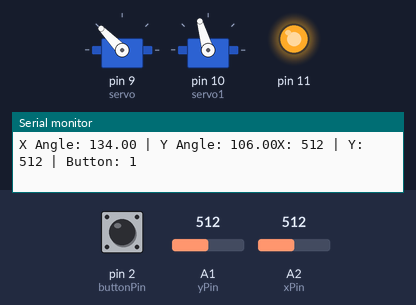
A sketch run on a simulated Arduino Mega 2560, built with avr-gcc and run on an emulated ATmega2560. On the bench: 2 × servo, output pins drawn as LEDs (lit = HIGH), the last lines printed to the serial monitor. The test bench sets the inputs (shaded band); at power-on: A1 (yPin) = 512, A2 (xPin) = 512, pin 2 (buttonPin) HIGH.

Above: at 1.2 s.
1.3 s: A1 (yPin) set to 500
At 2.5 s:
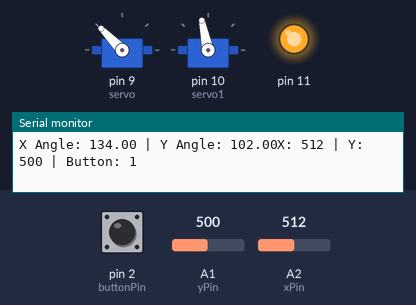
4.3 s: A1 (yPin) set to 477
At 4.7 s:
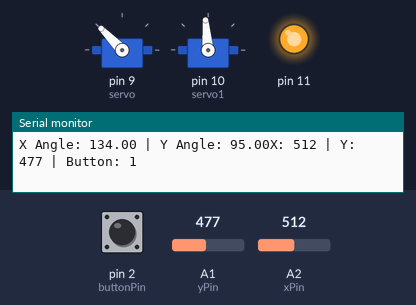
5.8 s: A2 (xPin) set to 716
At 6.7 s:
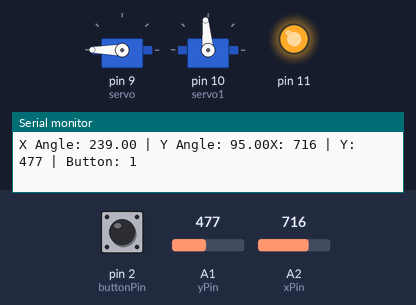
7.4 s: pin 2 (buttonPin) pulled LOW for 0.15 s
At 8.5 s:
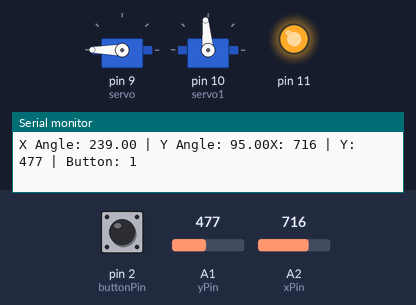
9.0 s: A2 (xPin) set to 306
At 10.2 s:
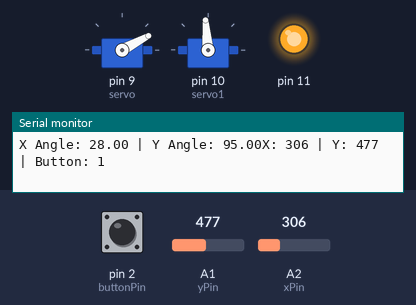
10.5 s: A1 (yPin) set to 511
At 11.6 s:
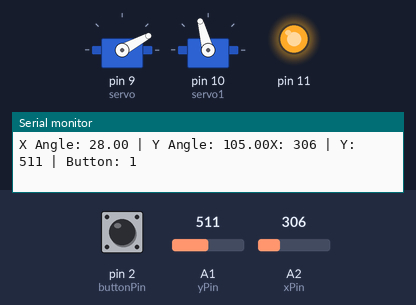
Timing chart, 0 to 13.0 s (numbered marks = the images above; inputs shaded):
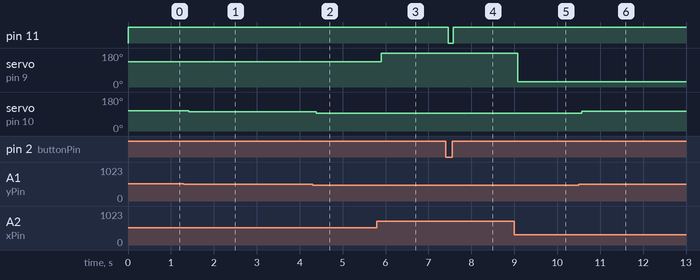

The sketch:

Mega_joyStick_Servo.ino
```cpp
#include <Servo.h>
Servo servo;
Servo servo1;
// Arduino Mega or Arduino Pins
//

int xPin = A2;
int yPin = A1;
int buttonPin = 2;

int xPosition = 0;
int yPosition = 0;
int buttonState = 0;

void setup() {
  Serial.begin(9600);

  pinMode(xPin, INPUT);
  pinMode(yPin, INPUT);
  pinMode(buttonPin, INPUT_PULLUP);
  pinMode(11, OUTPUT);
  // servo connected pins
  servo.attach(9);
  servo1.attach(10);
  // reset the servo positions
 // servo.write(0);
  // servo1.write(0);
}

//
void loop() {
  // read values from joy stick

  xPosition = analogRead(xPin);
  yPosition = analogRead(yPin);
  buttonState = digitalRead(buttonPin);

  Serial.print("X: ");
  Serial.print(xPosition);
  Serial.print(" | Y: ");
  Serial.print(yPosition);
  Serial.print(" | Button: ");
  Serial.println(buttonState);
  // state of digital pin
  digitalWrite(11, buttonState);
    // write values to serco
  float yAngle = map(yPosition , 170,750,0,180);
  float xAngle = map(xPosition , 250,600,0,180);
    Serial.print("X Angle: ");
  Serial.print(xAngle);
  Serial.print(" | Y Angle: ");
  Serial.print(yAngle);
    servo.write(xAngle);
    servo1.write(yAngle);

  delay(10);
}
```

Measured:
- after the input at 1.3 s, servo on pin 10 (servo1): 106° → 102° after 0.12 s
- after the input at 4.3 s, servo on pin 10 (servo1): 102° → 95° after 0.08 s
- after the input at 5.8 s, servo on pin 9 (servo): 134° → 180° after 0.10 s
- after the input at 7.4 s, pin 11: HIGH → LOW after 0.06 s, → HIGH 0.13 s later
- after the input at 9.0 s, servo on pin 9 (servo): 180° → 28° after 0.07 s
- after the input at 10.5 s, servo on pin 10 (servo1): 95° → 105° after 0.07 s
